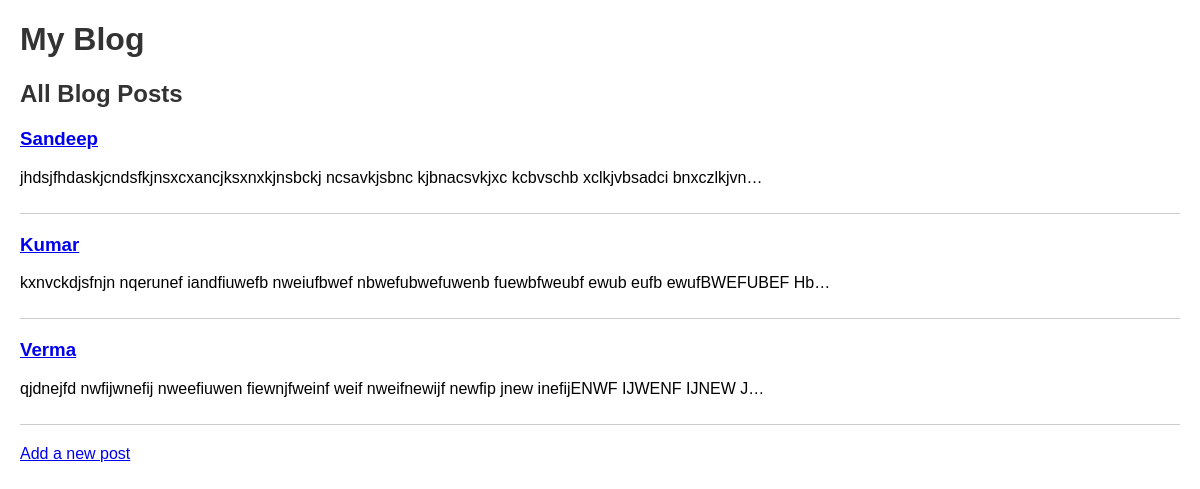
Screenshot of /blog/ with the database file from the repository.
### blog/models.py (models this page shows, shortened)
class Post(models.Model):
    title = models.CharField(max_length=255)
    content = models.TextField()
    pub_date = models.DateTimeField(auto_now_add=True)

### blog/views.py (the view)
# urls.py: path('', homepage, name='homepage'),
def homepage(request):
    posts = Post.objects.all()
    return render(request, 'blog/homepage.html', {'posts': posts})

### blog/templates/blog/homepage.html
{% extends 'blog/base.html' %}
{% block content %}
  <h2>All Blog Posts</h2>
  {% for post in posts %}
    <div class="post">
      <h3><a href="{% url 'post_detail' post.id %}">{{ post.title }}</a></h3>
      <p>{{ post.content|truncatechars:100 }}</p>
    </div>
  {% endfor %}
  <a href="{% url 'add_post' %}">Add a new post</a>
{% endblock %}

### blog/templates/blog/base.html (shortened to what this page needs)
{% load static %}
<!DOCTYPE html>
<html lang="en">
<head>
    <link rel="stylesheet" href="{% static 'css/styles.css' %}">
</head>
<body>
    <h1>{% block page_title %}My Blog{% endblock %}</h1>
    <div id="content">
        {% block content %}{% endblock %}
    </div>
</body>
</html>

### blog/static/css/styles.css (style rules this page uses)
body { font-family: Arial, sans-serif; margin: 20px; }
h1, h2, h3 { color: #333; }
.post { margin-bottom: 20px; border-bottom: 1px solid #ccc; padding-bottom: 10px; }

### rows the page displays
Post: title "Sandeep", content "jhdsjfhdaskjcndsfkjnsxcxancjksxnxkjnsbckj ncsavkjsbnc kjbnacsvkjxc kcbvschb xclkjvbsadci bnxczlkjvn…"
Post: title "Kumar", content "kxnvckdjsfnjn nqerunef iandfiuwefb nweiufbwef nbwefubwefuwenb fuewbfweubf ewub eufb ewufBWEFUBEF Hb…"
Post: title "Verma", content "qjdnejfd nwfijwnefij nweefiuwen fiewnjfweinf weif nweifnewijf newfip jnew inefijENWF IJWENF IJNEW J…"
